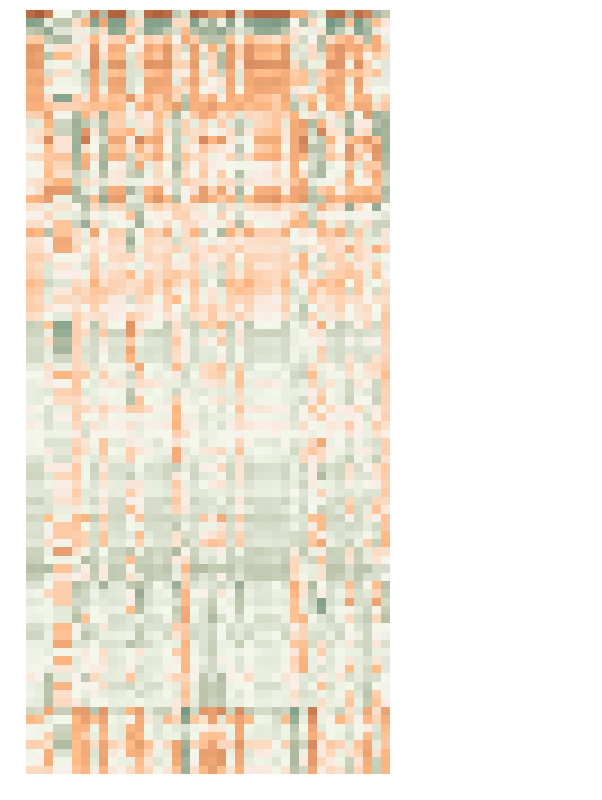

This figure's notebook cell:
### Markdown cell above
### Heatmap of normalized features for all strains
Strain means over all nine FoVs, z-scored per feature across strains; strains ordered by hierarchical clustering (average linkage, Euclidean).

### Code cell
heatmap_condition = f"{HEATMAP_GROWTH_STAGE}_{HEATMAP_TEMPERATURE}"
fig, ax, strain_heatmap_df, strain_pfig = cvpp.plot_all_strain_feature_heatmap(
    training_data=training_data_finite,
    training_feature_labels=training_feature_labels,
    temperature=HEATMAP_TEMPERATURE,
    growth_stage=HEATMAP_GROWTH_STAGE,
    fovs=list(range(N_FOVS)),
    n_wells=N_WELLS,
    n_fovs=N_FOVS,
    dead_ids=dead_ids,
    exclude_features=EXCLUDE_FEATURES,
    normalize="zscore",
    sort_features=True,
    cluster_strains=True,
    orientation="horizontal",
    figsize=(4, 8),
    font_size=8,
    show_title=False,
    cbar_shrink=1,
    cbar_aspect=40,
    vmin=-HEATMAP_VLIM,
    vmax=HEATMAP_VLIM,
    save=True,
    figtitle=f"all_strain_feature_heatmap_{heatmap_condition}_average_of_all_fovs",
    backend="both",
    hover_fields=["strain", "feature", "value"],
    plotly_show_xticklabels=False,
    plotly_show_yticklabels=False,
    plotly_layout={"xaxis_title_text": "", "yaxis_title_text": ""},
    plotly_cbar=False,
)

### Figure 1 — Plotly figure (JSON) as saved in the notebook; plotly's stock layout.template omitted (floating-point values rounded to 4 significant figures; data arrays with more than 128 entries replaced by an {"elided": "..."} marker saying what was removed)
{"data": [{"colorbar": {"len": 1, "outlinewidth": 0, "thickness": 20, "tickfont": {"size": 8}}, "colorscale": [[0, "#2a6b5e"], [0.01587, "#316f61"], [0.03175, "#387365"], [0.04762, "#3e7768"], [0.06349, "#457b6c"], [0.07937, "#4c7f6f"], [0.09524, "#538373"], [0.1111, "#5a8776"], [0.127, "#608b79"], [0.1429, "#67907d"], [0.1587, "#6e9480"], [0.1746, "#759884"], [0.1905, "#7c9c87"], [0.2063, "#82a08b"], [0.2222, "#89a48e"], [0.2381, "#90a891"], [0.254, "#99ad96"], [0.2698, "#9fb199"], [0.2857, "#a6b59d"], [0.3016, "#adb9a0"], [0.3175, "#b4bda3"], [0.3333, "#bac2a9"], [0.3492, "#bfc8b0"], [0.3651, "#c5cdb6"], [0.381, "#cbd2bd"], [0.3968, "#d1d8c4"], [0.4127, "#d7ddca"], [0.4286, "#dce2d1"], [0.4444, "#e2e8d7"], [0.4603, "#e8edde"], [0.4762, "#eef2e4"], [0.4921, "#f3f8eb"], [0.5079, "#f9efe8"], [0.5238, "#f9e7da"], [0.5397, "#fae0cb"], [0.5556, "#fbd8bd"], [0.5714, "#fcd0af"], [0.5873, "#fdc8a1"], [0.6032, "#fec192"], [0.619, "#ffb984"], [0.6349, "#fbb480"], [0.6508, "#f6af7c"], [0.6667, "#f2aa78"], [0.6825, "#eea574"], [0.6984, "#e9a070"], [0.7143, "#e59c6c"], [0.7302, "#e19768"], [0.746, "#dc9264"], [0.7619, "#d78c5f"], [0.7778, "#d3875b"], [0.7937, "#ce8257"], [0.8095, "#ca7d52"], [0.8254, "#c6784e"], [0.8413, "#c1734a"], [0.8571, "#bd6e46"], [0.873, "#b96942"], [0.8889, "#b4643e"], [0.9048, "#b05f3a"], [0.9206, "#ac5b36"], [0.9365, "#a75632"], [0.9524, "#a3512e"], [0.9683, "#9f4c2a"], [0.9841, "#9a4726"], [1, "#964222"]], "customdata": {"elided": "91x40x3 mixed values"}, "hoverongaps": false, "hovertemplate": "Strain (well): %{customdata[0]}<br>Feature: %{customdata[1]}<br>Z-score: %{customdata[2]:.2f}<extra></extra>", "showscale": false, "type": "heatmap", "x": [0, 1, 2, 3, 4, 5, 6, 7, 8, 9, 10, 11, 12, 13, 14, 15, 16, 17, 18, 19, 20, 21, 22, 23, 24, 25, 26, 27, 28, 29, 30, 31, 32, 33, 34, 35, 36, 37, 38, 39], "y": [0, 1, 2, 3, 4, 5, 6, 7, 8, 9, 10, 11, 12, 13, 14, 15, 16, 17, 18, 19, 20, 21, 22, 23, 24, 25, 26, 27, 28, 29, 30, 31, 32, 33, 34, 35, 36, 37, 38, 39, 40, 41, 42, 43, 44, 45, 46, 47, 48, 49, 50, 51, 52, 53, 54, 55, 56, 57, 58, 59, 60, 61, 62, 63, 64, 65, 66, 67, 68, 69, 70, 71, 72, 73, 74, 75, 76, 77, 78, 79, 80, 81, 82, 83, 84, 85, 86, 87, 88, 89, 90], "z": {"elided": "91x40 float values"}, "zmax": 5, "zmin": -5}], "layout": {"font": {"color": "#000000", "size": 8}, "height": 800, "hoverlabel": {"align": "left", "font": {"size": 11}}, "margin": {"b": 10, "l": 10, "r": 212, "t": 10}, "paper_bgcolor": "white", "plot_bgcolor": "white", "title": {}, "width": 602, "xaxis": {"automargin": true, "color": "#000000", "range": [-0.5, 39.5], "showgrid": false, "showline": false, "showticklabels": false, "tickangle": -90, "tickcolor": "#000000", "tickfont": {"size": 8}, "ticklen": 4, "tickmode": "array", "ticks": "", "ticktext": ["<span style='color:#000000'>perimeter (cy5)</span>", "<span style='color:#000000'>inertia_tensor_eigvals-0 (cy5)</span>", "<span style='color:#000000'>moments_hu-1 (cy5)</span>", "<span style='color:#000000'>inertia_tensor-0-1 (bf)</span>", "<span style='color:#000000'>inertia_tensor-1-0 (bf)</span>", "<span style='color:#000000'>count (bf)</span>", "<span style='color:#000000'>moments_hu-1 (bf)</span>", "<span style='color:#000000'>axis_minor_length (cy5)</span>", "<span style='color:#000000'>eccentricity (bf)</span>", "<span style='color:#000000'>inertia_tensor-0-0 (bf)</span>", "<span style='color:#000000'>area (bf)</span>", "<span style='color:#000000'>orientation (bf)</span>", "<span style='color:#000000'>moments_hu-3 (bf)</span>", "<span style='color:#000000'>inertia_tensor_eigvals-0 (bf)</span>", "<span style='color:#000000'>inertia_tensor_eigvals-1 (bf)</span>", "<span style='color:#000000'>area (cy5)</span>", "<span style='color:#000000'>pixel_intensity (bf)</span>", "<span style='color:#000000'>solidity (cy5)</span>", "<span style='color:#000000'>axis_major_length (cy5)</span>", "<span style='color:#000000'>moments_hu-0 (cy5)</span>", "<span style='color:#000000'>moments_hu-2 (cy5)</span>", "<span style='color:#000000'>eccentricity (cy5)</span>", "<span style='color:#000000'>inertia_tensor-0-0 (cy5)</span>", "<span style='color:#000000'>moments_hu-2 (bf)</span>", "<span style='color:#000000'>inertia_tensor_eigvals-1 (cy5)</span>", "<span style='color:#000000'>inertia_tensor-1-1 (bf)</span>", "<span style='color:#000000'>area_convex (bf)</span>", "<span style='color:#000000'>axis_minor_length (bf)</span>", "<span style='color:#000000'>inertia_tensor-1-1 (cy5)</span>", "<span style='color:#000000'>solidity (bf)</span>", "<span style='color:#000000'>pixel_intensity (cy5)</span>", "<span style='color:#000000'>moments_hu-0 (bf)</span>", "<span style='color:#000000'>orientation (cy5)</span>", "<span style='color:#000000'>perimeter (bf)</span>", "<span style='color:#000000'>area_convex (cy5)</span>", "<span style='color:#000000'>inertia_tensor-0-1 (cy5)</span>", "<span style='color:#000000'>axis_major_length (bf)</span>", "<span style='color:#000000'>moments_hu-3 (cy5)</span>", "<span style='color:#000000'>inertia_tensor-1-0 (cy5)</span>", "<span style='color:#000000'>count (cy5)</span>"], "tickvals": [0, 1, 2, 3, 4, 5, 6, 7, 8, 9, 10, 11, 12, 13, 14, 15, 16, 17, 18, 19, 20, 21, 22, 23, 24, 25, 26, 27, 28, 29, 30, 31, 32, 33, 34, 35, 36, 37, 38, 39], "title": {"font": {"size": 8}, "text": ""}, "zeroline": false}, "yaxis": {"automargin": true, "color": "#000000", "range": [90.5, -0.5], "showgrid": false, "showline": false, "showticklabels": false, "tickangle": 0, "tickcolor": "#000000", "tickfont": {"size": 8}, "ticklen": 4, "tickmode": "array", "ticks": "", "ticktext": ["<span style='color:#000000'>10</span>", "<span style='color:#000000'>31</span>", "<span style='color:#000000'>47</span>", "<span style='color:#000000'>56</span>", "<span style='color:#000000'>84</span>", "<span style='color:#000000'>86</span>", "<span style='color:#000000'>94</span>", "<span style='color:#000000'>12</span>", "<span style='color:#000000'>49</span>", "<span style='color:#000000'>95</span>", "<span style='color:#000000'>50</span>", "<span style='color:#000000'>72</span>", "<span style='color:#000000'>8</span>", "<span style='color:#000000'>1</span>", "<span style='color:#000000'>4</span>", "<span style='color:#000000'>0</span>", "<span style='color:#000000'>2</span>", "<span style='color:#000000'>5</span>", "<span style='color:#000000'>7</span>", "<span style='color:#000000'>9</span>", "<span style='color:#000000'>23</span>", "<span style='color:#000000'>3</span>", "<span style='color:#000000'>11</span>", "<span style='color:#000000'>82</span>", "<span style='color:#000000'>13</span>", "<span style='color:#000000'>15</span>", "<span style='color:#000000'>71</span>", "<span style='color:#000000'>70</span>", "<span style='color:#000000'>93</span>", "<span style='color:#000000'>46</span>", "<span style='color:#000000'>26</span>", "<span style='color:#000000'>35</span>", "<span style='color:#000000'>48</span>", "<span style='color:#000000'>60</span>", "<span style='color:#000000'>75</span>", "<span style='color:#000000'>90</span>", "<span style='color:#000000'>92</span>", "<span style='color:#000000'>55</span>", "<span style='color:#000000'>52</span>", "<span style='color:#000000'>57</span>", "<span style='color:#000000'>53</span>", "<span style='color:#000000'>54</span>", "<span style='color:#000000'>79</span>", "<span style='color:#000000'>91</span>", "<span style='color:#000000'>69</span>", "<span style='color:#000000'>64</span>", "<span style='color:#000000'>80</span>", "<span style='color:#000000'>59</span>", "<span style='color:#000000'>73</span>", "<span style='color:#000000'>38</span>", "<span style='color:#000000'>45</span>", "<span style='color:#000000'>76</span>", "<span style='color:#000000'>37</span>", "<span style='color:#000000'>39</span>", "<span style='color:#000000'>66</span>", "<span style='color:#000000'>81</span>", "<span style='color:#000000'>77</span>", "<span style='color:#000000'>88</span>", "<span style='color:#000000'>42</span>", "<span style='color:#000000'>44</span>", "<span style='color:#000000'>65</span>", "<span style='color:#000000'>68</span>", "<span style='color:#000000'>78</span>", "<span style='color:#000000'>89</span>", "<span style='color:#000000'>67</span>", "<span style='color:#000000'>30</span>", "<span style='color:#000000'>17</span>", "<span style='color:#000000'>29</span>", "<span style='color:#000000'>6</span>", "<span style='color:#000000'>21</span>", "<span style='color:#000000'>18</span>", "<span style='color:#000000'>20</span>", "<span style='color:#000000'>22</span>", "<span style='color:#000000'>28</span>", "<span style='color:#000000'>34</span>", "<span style='color:#000000'>16</span>", "<span style='color:#000000'>27</span>", "<span style='color:#000000'>14</span>", "<span style='color:#000000'>25</span>", "<span style='color:#000000'>40</span>", "<span style='color:#000000'>33</span>", "<span style='color:#000000'>32</span>", "<span style='color:#000000'>43</span>", "<span style='color:#000000'>63</span>", "<span style='color:#000000'>85</span>", "<span style='color:#000000'>61</span>", "<span style='color:#000000'>62</span>", "<span style='color:#000000'>51</span>", "<span style='color:#000000'>74</span>", "<span style='color:#000000'>83</span>", "<span style='color:#000000'>87</span>"], "tickvals": [0, 1, 2, 3, 4, 5, 6, 7, 8, 9, 10, 11, 12, 13, 14, 15, 16, 17, 18, 19, 20, 21, 22, 23, 24, 25, 26, 27, 28, 29, 30, 31, 32, 33, 34, 35, 36, 37, 38, 39, 40, 41, 42, 43, 44, 45, 46, 47, 48, 49, 50, 51, 52, 53, 54, 55, 56, 57, 58, 59, 60, 61, 62, 63, 64, 65, 66, 67, 68, 69, 70, 71, 72, 73, 74, 75, 76, 77, 78, 79, 80, 81, 82, 83, 84, 85, 86, 87, 88, 89, 90], "title": {"font": {"size": 8}, "text": ""}, "zeroline": false}}}
